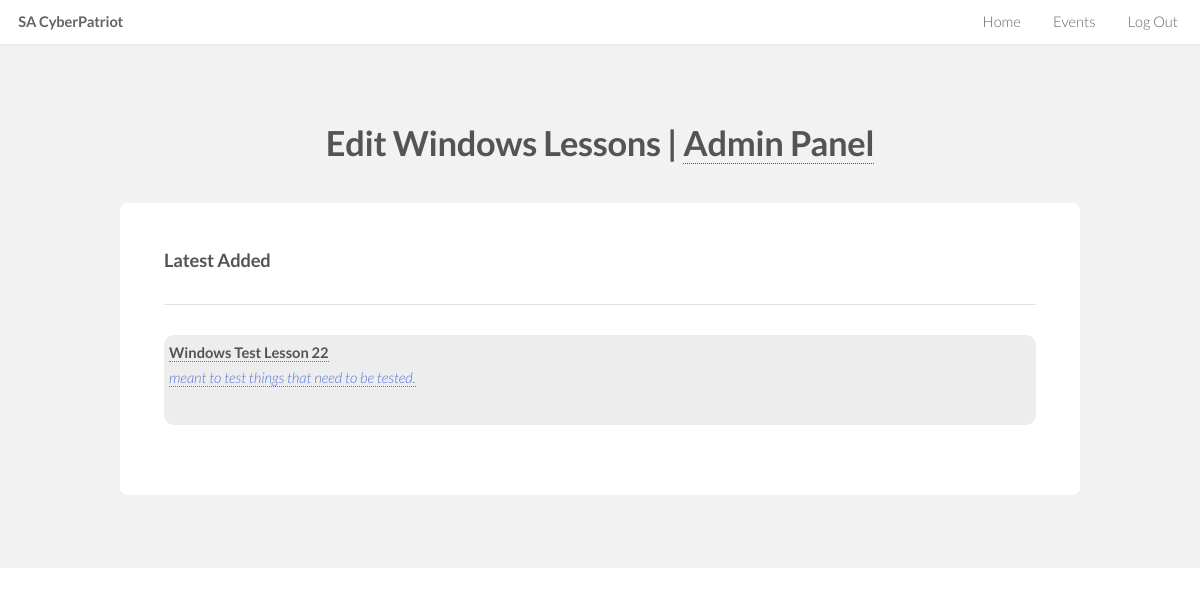
Page /admin/edit_lesson.php?type=windows (signed in) on the committed database.
### tables this page shows
CREATE TABLE `lessons` (
  `lesson_id` int(255) NOT NULL AUTO_INCREMENT,
  `title` varchar(255) NOT NULL,
  `description` text NOT NULL,
  `video` varchar(255) DEFAULT NULL,
  `vm` varchar(255) DEFAULT NULL,
  `type` varchar(255) NOT NULL,
  PRIMARY KEY (`lesson_id`)
);

### admin/edit_lesson.php (the view, shortened to what this page needs)
<!DOCTYPE HTML>
<?php
switch ($_GET['type']) {
    case 'windows':
        $type='windows';
        $p_type='Windows';
        break;
}
?>
<html>
	<head>
	</head>
	<body>
			<header id="header" class="skel-layers-fixed">
        <h1><a href="index.html">SA CyberPatriot</a></h1>
			<nav id="nav">
				<ul>
					<li><a href="../index.php">Home</a></li>
					<li><a href="../events.php">Events</a></li>
					<li><a href="../login/logout.php">Log Out</a></li>
				</ul>
			</nav>
      </header>
			<section id="main" class="wrapper style1">
				<header class="major">
					<h2>Edit <?php echo $p_type; ?> Lessons | <a href='index.php'>Admin Panel</a></h2>
				</header>
				<div class="container">
						<section id="content">
								<section>
									<h3>Latest Added</h3>
									<hr />
									<?php
									include_once('../includes/database.php');
									$stmt = $mysqli->prepare('SELECT lesson_id, title, description FROM lessons WHERE type = ?');
                                    $stmt -> bind_param("s", $type);
                                    $stmt->execute();
                                    $stmt->bind_result($lesson_id, $title, $description);
                                    $stmt->store_result();
                                    while($row = $stmt->fetch()) {
										echo "
											<div class='lesson_edit'>
											<p><a href='lesson_editor.php?id=$lesson_id'>
												<b>$title</b><br>
												<i>$description</i>
											<p></a>
											</div>
											<br>
										";
              }
									?>
								</section>
						</section>
				</div>
			</section>
	</body>
</html>

### admin/css/style.css (style rules this page uses)
body { background: #fff; }
body, input, select, textarea { color: #646464; font-family: "Lato", Helvetica, sans-serif; font-size: 15pt; font-weight: 300; line-height: 1.75em; }
a { -moz-transition: color 0.2s ease-in-out, border-color 0.2s ease-in-out; -webkit-transition: color 0.2s ease-in-out, border-color 0.2s ease-in-out; -o-transition: color 0.2s ease-in-out, border-color 0.2s ease-in-out; -ms-transition: color 0.2s ease-in-out, border-color 0.2s ease-in-out; transition: color 0.2s ease-in-out, border-color 0.2s ease-in-out; color: #5674D6; text-decoration: none; border-bottom: dotted 1px; }
strong, b { color: #545454; font-weight: 700; }
em, i { font-style: italic; }
p { margin: 0 0 2em 0; }
h1, h2, h3, h4, h5, h6 { color: #545454; font-weight: 700; line-height: 1em; margin: 0 0 1em 0; letter-spacing: -0.01em; }
h1 a, h2 a, h3 a, h4 a, h5 a, h6 a { color: inherit; text-decoration: none; }
h2 { font-size: 1.75em; line-height: 1.5em; }
h3 { font-size: 1.25em; line-height: 1.5em; }
hr { border: 0; border-bottom: solid 1px rgba(144, 144, 144, 0.25); margin: 2em 0; }
header.major { text-align: center; }
header.major h2 { font-size: 2.35em; }
ul { list-style: disc; margin: 0 0 2em 0; padding-left: 1em; }
ul li { padding-left: 0.5em; }
.wrapper { padding: 5em 0 3em 0; }
.wrapper.style1 { background: #f2f2f2; }
#header { background-color: #fff; box-shadow: 0 1px 2px 0 rgba(0, 0, 0, 0.05); color: inherit; cursor: default; height: 3em; left: 0; line-height: 3em; position: fixed; top: 0; width: 100%; z-index: 10000; }
#header h1 { color: inherit; font-size: 1em; height: inherit; left: 1.25em; line-height: inherit; margin: 0; padding: 0; position: absolute; top: 0; }
#header h1 a { border: 0; }
#header nav { height: inherit; line-height: inherit; position: absolute; right: 1.5em; top: 0; vertical-align: middle; }
#header nav > ul { list-style: none; margin: 0; padding-left: 0; }
#header nav > ul > li { border-radius: 0.5em; display: inline-block; margin-left: 2em; padding-left: 0; }
#header nav > ul > li a { border: 0; color: inherit; display: inline-block; text-decoration: none; }
#header nav > ul > li:first-child { margin-left: 0; }
#main > .container { position: relative; background: #ffffff; border-radius: 0.5em; margin-bottom: 2em; padding: 3em; }
#main > .container > :last-child, #main > .container > :last-child > :last-child, #main > .container > :last-child > :last-child > :last-child { margin-bottom: 0; }
.lesson_edit { border: 1px solid transparent; border-radius:10px; background-color: #ededed; padding: 4px; }

### admin/css/style-xlarge.css (style rules this page uses)
body, input, select, textarea { font-size: 12pt; }

### admin/css/style-large.css (style rules this page uses)
body, input, select, textarea { font-size: 11pt; }

### rows in the picture
lessons: title "Windows Test Lesson 22", description "meant to test things that need to be tested."

### other values in the picture
$p_type "Windows"
